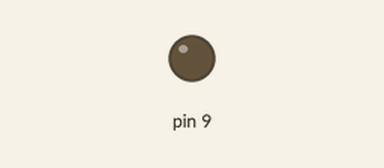
A program run on a simulated Arduino Pro Mini, built with avr-gcc and run on an emulated ATmega328P. On the bench: output pins drawn as LEDs (lit = HIGH). Sleep ends after the set time or at an interrupt.

Above: at 0.17 s.
Timing chart, 0 to 1.9 s (numbered marks = the images above):
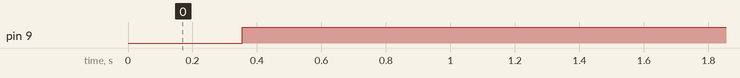

The program:

main.cpp
```cpp
/**
 * Code inspiration and copied from different sources:
 *  - https://web.archive.org/web/20200612100618/http://fcerbell.github.io/FC006iRobotRoomba660VirtualWall/
 *    - initial understanding and attempts to run this code on Attiny85
 *  - https://web.archive.org/web/20200612101017/https://www.gammon.com.au/forum/?id=11497
 *    - Power consumption reduction tips for Atmega328p
 *  - Other sources for the original `roomba_send` code still pending.
 */

/*
Send infrared commands from the Arduino to the iRobot Roomba
by probono
2013-03-17 Initial release
Copyright (c) 2013 by probono
All rights reserved.
Redistribution and use in source and binary forms, with or without
modification, are permitted provided that the following conditions are met:
1. Redistributions of source code must retain the above copyright notice, this
list of conditions and the following disclaimer.
2. Redistributions in binary form must reproduce the above copyright notice,
this list of conditions and the following disclaimer in the documentation
and/or other materials provided with the distribution.
THIS SOFTWARE IS PROVIDED BY THE COPYRIGHT HOLDERS AND CONTRIBUTORS "AS IS" AND
ANY EXPRESS OR IMPLIED WARRANTIES, INCLUDING, BUT NOT LIMITED TO, THE IMPLIED
WARRANTIES OF MERCHANTABILITY AND FITNESS FOR A PARTICULAR PURPOSE ARE
DISCLAIMED. IN NO EVENT SHALL THE COPYRIGHT OWNER OR CONTRIBUTORS BE LIABLE FOR
ANY DIRECT, INDIRECT, INCIDENTAL, SPECIAL, EXEMPLARY, OR CONSEQUENTIAL DAMAGES
(INCLUDING, BUT NOT LIMITED TO, PROCUREMENT OF SUBSTITUTE GOODS OR SERVICES;
LOSS OF USE, DATA, OR PROFITS; OR BUSINESS INTERRUPTION) HOWEVER CAUSED AND
ON ANY THEORY OF LIABILITY, WHETHER IN CONTRACT, STRICT LIABILITY, OR TORT
(INCLUDING NEGLIGENCE OR OTHERWISE) ARISING IN ANY WAY OUT OF THE USE OF THIS
SOFTWARE, EVEN IF ADVISED OF THE POSSIBILITY OF SUCH DAMAGE.
IR Remote Control
129 Left
130 Forward
131 Right
132 Spot
133 Max
134 Small
135 Medium
136 Large / Clean
137 Stop
138 Power
139 Arc Left
140 Arc Right
141 Stop
Scheduling Remote
142 Download
143 Seek Dock
Roomba Discovery Driveon Charger
240 Reserved
248 Red Buoy
244 Green Buoy
242 Force Field
252 Red Buoy and Green Buoy
250 Red Buoy and Force Field
246 Green Buoy and Force Field
254 Red Buoy, Green Buoy and Force
Roomba 500 Drive-on Charger
160 Reserved
161 Force Field
164 Green Buoy
165 Green Buoy and Force Field
168 Red Buoy
169 Red Buoy and Force Field
172 Red Buoy and Green Buoy
173 Red Buoy, Green Buoy and Force Field
Roomba 500 Virtual Wall
162 Virtual Wall
Roomba 500 Virtual Wall Lighthouse ###### (FIXME: not yet supported here)
0LLLL0BB
LLLL = Virtual Wall Lighthouse ID
(assigned automatically by Roomba
560 and 570 robots)
1-10: Valid ID
11: Unbound
12-15: Reserved
BB = Which Beam
00 = Fence
01 = Force Field
10 = Green Buoy
11 = Red Buoy
*/
#include <Arduino.h>
#include <IRremote.h>
#include <avr/power.h>

#include <avr/sleep.h>
#include <avr/wdt.h>

IRsend irsend; // hardwired to pin 0 on ATTiny85; use a transistor to drive the IR LED for maximal range

void roomba_send(int code) {
    const int length = 8;
    unsigned int raw[length * 2];
    unsigned int one_pulse = 3000;
    unsigned int one_break = 1000;
    unsigned int zero_pulse = one_break;
    unsigned int zero_break = one_pulse;

    int arrayposition = 0;
    // Serial.println("");
    for (int counter = length - 1; counter >= 0; --counter) {
        if (code & (1 << counter)) {
            // Serial.print("1");
            raw[arrayposition] = one_pulse;
            raw[arrayposition + 1] = one_break;
        } else {
            // Serial.print("0");
            raw[arrayposition] = zero_pulse;
            raw[arrayposition + 1] = zero_break;
        }
        arrayposition = arrayposition + 2;
    }
    for (int i = 0; i < 3; i++) {
        irsend.sendRaw(raw, 15, 38);
        delay(50);
    }
    //Serial.println("");
}

// watchdog interrupt
ISR(WDT_vect) {
    wdt_disable(); // disable watchdog
} // end of WDT_vect

void setup() {}

void loop() {
    pinMode(9, OUTPUT);
    roomba_send(162); // Virtual Wall

    digitalWrite(9, HIGH);
    // disable ADC
    ADCSRA = 0;

    // clear various "reset" flags
    MCUSR = 0;
    // allow changes, disable reset
    WDTCSR = bit(WDCE) | bit(WDE);
    // set interrupt mode and an interval
    WDTCSR = bit(WDIE) | bit(WDP2) | bit(WDP1); // set WDIE, and 1 second delay
    wdt_reset();                                // pat the dog

    set_sleep_mode(SLEEP_MODE_PWR_DOWN);
    noInterrupts(); // timed sequence follows
    sleep_enable();

    // turn off brown-out enable in software
    MCUCR = bit(BODS) | bit(BODSE);
    MCUCR = bit(BODS);
    interrupts(); // guarantees next instruction executed
    sleep_cpu();

    // cancel sleep as a precaution
    sleep_disable();
}
```

Measured:
- by itself, pin 9: LOW → HIGH at 0.35 s
